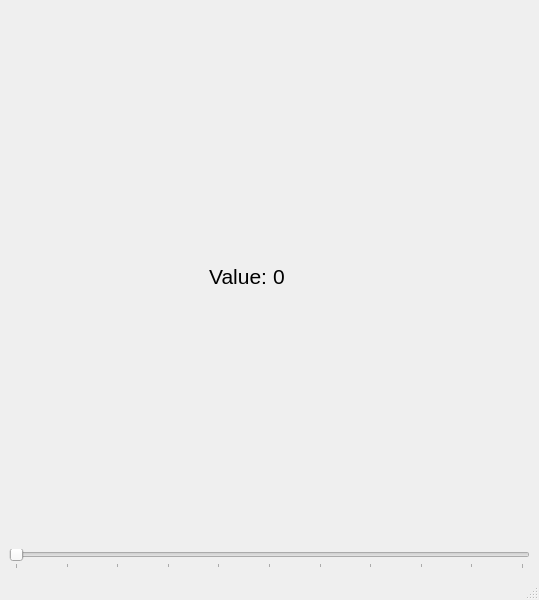
<?xml version="1.0" encoding="UTF-8"?>
<ui version="4.0">
 <class>MainWindow</class>
 <widget class="QMainWindow" name="MainWindow">
  <property name="geometry">
   <rect>
    <x>0</x>
    <y>0</y>
    <width>539</width>
    <height>600</height>
   </rect>
  </property>
  <property name="windowTitle">
   <string>MainWindow</string>
  </property>
  <widget class="QWidget" name="centralwidget">
   <layout class="QVBoxLayout" name="verticalLayout">
    <item>
     <layout class="QHBoxLayout" name="horizontalLayout">
      <item>
       <widget class="QLabel" name="label">
        <property name="font">
         <font>
          <pointsize>16</pointsize>
         </font>
        </property>
        <property name="text">
         <string>Value:</string>
        </property>
        <property name="alignment">
         <set>Qt::AlignRight|Qt::AlignTrailing|Qt::AlignVCenter</set>
        </property>
       </widget>
      </item>
      <item>
       <widget class="QLabel" name="labelNumericValue">
        <property name="font">
         <font>
          <pointsize>16</pointsize>
         </font>
        </property>
        <property name="text">
         <string>0</string>
        </property>
       </widget>
      </item>
     </layout>
    </item>
    <item>
     <widget class="QSlider" name="horizontalSlider">
      <property name="maximum">
       <number>100</number>
      </property>
      <property name="orientation">
       <enum>Qt::Horizontal</enum>
      </property>
      <property name="tickPosition">
       <enum>QSlider::TicksBelow</enum>
      </property>
      <property name="tickInterval">
       <number>10</number>
      </property>
     </widget>
    </item>
   </layout>
  </widget>
  <widget class="QMenuBar" name="menubar">
   <property name="geometry">
    <rect>
     <x>0</x>
     <y>0</y>
     <width>539</width>
     <height>25</height>
    </rect>
   </property>
  </widget>
  <widget class="QStatusBar" name="statusbar"/>
 </widget>
 <resources/>
 <connections/>
</ui>
